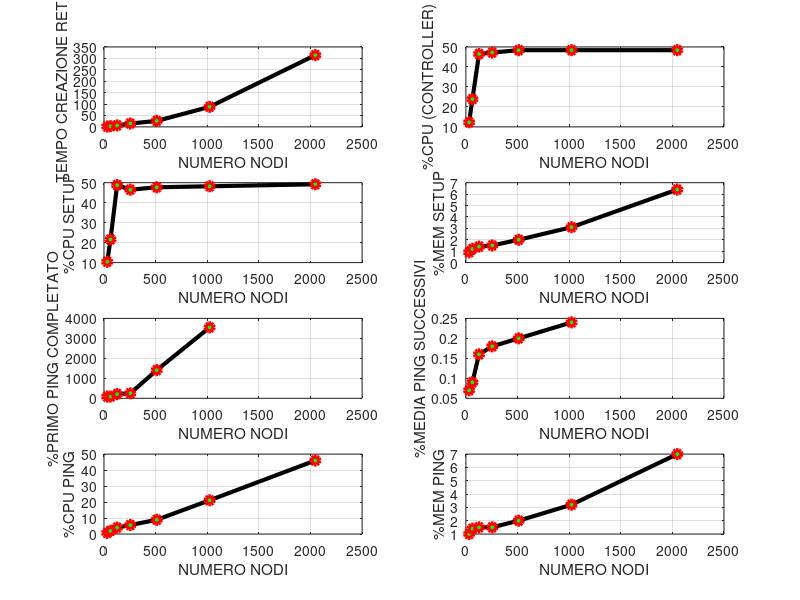

Write MATLAB code to recreate this figure.
clc;
clear all;
close all;

nodi=[31 63 127 255 511 1023 2047];
tempi_creazione_rete=[1.58 3.06 6.58 14.71 26.21 87.77 314.44]
CPU_controller_s=[12.3 23.9 46.5 47.2 48.4 48.4 48.4]
CPU_setup=[10.4 21.6 48.8 46.5 47.7 48.2 49.2]
MEM_setup=[0.9 1.2 1.4 1.5 2 3.1 6.4]
ping_1=[85.5 86.8 210 250 1410 3548 inf]
ping_2=[0.07 0.09 0.16 0.18 0.2 0.24 inf]
CPU_ping=[0.7 2 4 5.6 8.9 21.1 46]
MEM_ping=[1 1.4 1.5 1.5 2 3.2 7]

subplot(4,2,1)
plot(nodi, tempi_creazione_rete,'- k o' , 'LineWidth' , 3 , 'MarkerSize', 6,'MarkerEdgeColor','red','MarkerFaceColor','green')
xlabel('NUMERO NODI')
ylabel('TEMPO CREAZIONE RETE')
grid on

subplot(4,2,2)
plot(nodi, CPU_controller_s ,'- k o' , 'LineWidth' , 3 , 'MarkerSize', 6,'MarkerEdgeColor','red','MarkerFaceColor','green')
xlabel('NUMERO NODI')
ylabel('%CPU (CONTROLLER)')
grid on

subplot(4,2,3)
plot(nodi, CPU_setup ,'- k o' , 'LineWidth' , 3 , 'MarkerSize', 6,'MarkerEdgeColor','red','MarkerFaceColor','green')
xlabel('NUMERO NODI')
ylabel('%CPU SETUP')
grid on

subplot(4,2,4)
plot(nodi, MEM_setup ,'- k o' , 'LineWidth' , 3 , 'MarkerSize', 6,'MarkerEdgeColor','red','MarkerFaceColor','green')
xlabel('NUMERO NODI')
ylabel('%MEM SETUP')
grid on

subplot(4,2,5)
plot(nodi, ping_1 ,'- k o' , 'LineWidth' , 3 , 'MarkerSize', 6,'MarkerEdgeColor','red','MarkerFaceColor','green')
xlabel('NUMERO NODI')
ylabel('%PRIMO PING COMPLETATO')
grid on

subplot(4,2,6)
plot(nodi, ping_2 ,'- k o' , 'LineWidth' , 3 , 'MarkerSize', 6,'MarkerEdgeColor','red','MarkerFaceColor','green')
xlabel('NUMERO NODI')
ylabel('%MEDIA PING SUCCESSIVI')
grid on

subplot(4,2,7)
plot(nodi, CPU_ping ,'- k o' , 'LineWidth' , 3 , 'MarkerSize', 6,'MarkerEdgeColor','red','MarkerFaceColor','green')
xlabel('NUMERO NODI')
ylabel('%CPU PING')
grid on

subplot(4,2,8)
plot(nodi, MEM_ping ,'- k o' , 'LineWidth' , 3 , 'MarkerSize', 6,'MarkerEdgeColor','red','MarkerFaceColor','green')
xlabel('NUMERO NODI')
ylabel('%MEM PING')
grid on
